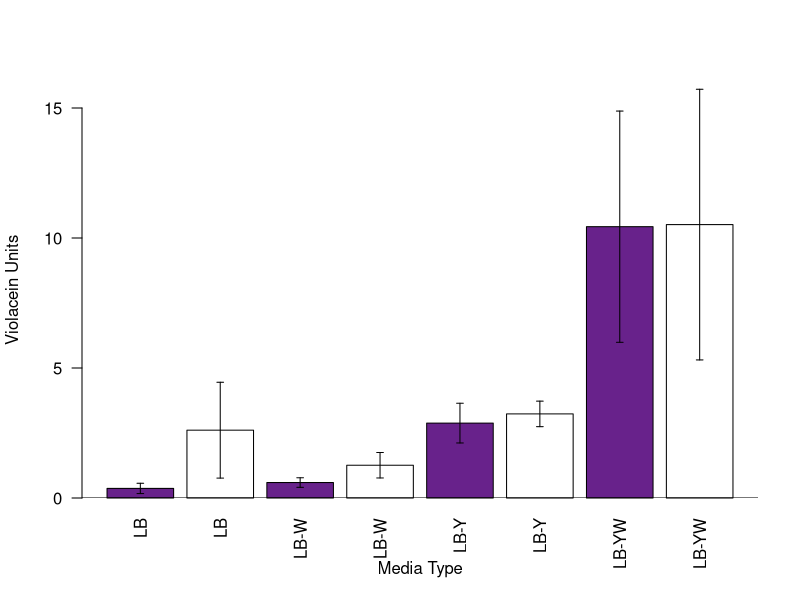

The R script that drew this image: (Note: this script raises an error after producing the figure.)
# Media Violacein Analysis
# Jared Brewer
# Created: July 21, 2015
# Modified: July 23, 2015

# The end goal here is to perform an ANOVA and make a bar plot. 

media <- read.csv("./MediaViolacein_07212015_WJB.csv", header = T)

media.aov <- aov(Violacein~Media+Phenotype, data=media)
summary(media.aov)
TukeyHSD(media.aov)

# Graphing the data may require a little reformatting, but these two-level ANOVAs are great! 

media2 <- read.csv("./MediaViolacein_07222015_WJB.csv", header = T)

media.means <- c(mean(media2$PLB, na.rm=T), mean(media2$WLB, na.rm=T), mean(media2$PLBW, na.rm=T), mean(media2$WLBW, na.rm=T), mean(media2$PLBY, na.rm=T), mean(media2$WLBY, na.rm=T), mean(media2$PLBYW, na.rm=T), mean(media2$WLBYW, na.rm=T))
media.std <- c(sd(media2$PLB, na.rm=T), sd(media2$WLB, na.rm=T), sd(media2$PLBW, na.rm=T), sd(media2$WLBW, na.rm=T), sd(media2$PLBY, na.rm=T), sd(media2$WLBY, na.rm=T), sd(media2$PLBYW, na.rm=T), sd(media2$WLBYW, na.rm=T)) 
media.n <- c(sum(media2$PLB, na.rm=T)/mean(media2$PLB, na.rm=T), sum(media2$WLB, na.rm=T)/mean(media2$WLB, na.rm=T), sum(media2$PLBW, na.rm=T)/mean(media2$PLBW, na.rm=T), sum(media2$WLBW, na.rm=T)/mean(media2$WLBW, na.rm=T), sum(media2$PLBY, na.rm=T)/mean(media2$PLBY, na.rm=T), sum(media2$WLBY, na.rm=T)/mean(media2$WLBY, na.rm=T), sum(media2$PLBYW, na.rm=T)/mean(media2$PLBYW, na.rm=T), sum(media2$WLBYW, na.rm=T)/mean(media2$WLBYW, na.rm=T))
media.se <- c(media.std/sqrt(abs(media.n)))

media.bar <- barplot(media.means, names = c("LB", "LB", "LB-W", "LB-W", "LB-Y", "LB-Y", "LB-YW", "LB-YW"), xlab="Media Type", ylab="Violacein Units", ylim=c(0, 16), col=c("darkorchid4", "white"), las=2)
abline(h=0)
segments(media.bar, media.means+media.se, media.bar, media.means-media.se) 
# Applies vertical marks for standard error
segments(media.bar -0.05, media.means+media.se, media.bar +0.05, media.means+media.se) 
# Makes horizontal tick on positive SE
# Numbers determine the width of the ticks
segments(media.bar -0.05, media.means-media.se, media.bar +0.05, media.means-media.se) 
# I've run into a stumbling block with the legend, but I think that this can be resolved.
legend(locator(1), rownames(media$Phenotype), fill = c("darkorchid4", "white"))
# Error in as.graphicsAnnot(legend) :
# argument "legend" is missing, with no default
